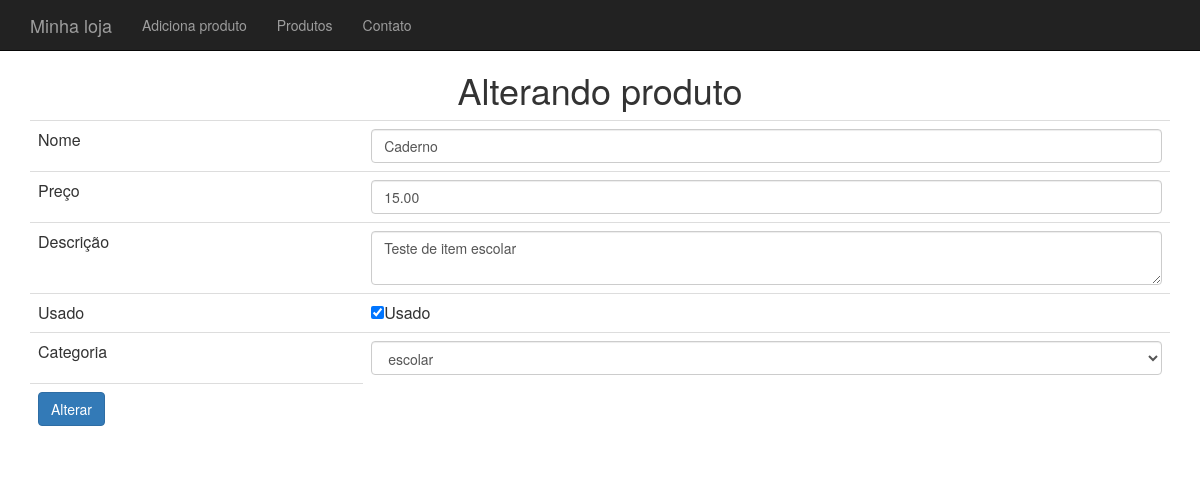
Page /produto-altera-formulario.php?id=12 on the committed database.
### tables this page shows
CREATE TABLE IF NOT EXISTS `produtos` (
`id` int(11) NOT NULL,
  `nome` varchar(255) DEFAULT NULL,
  `preco` decimal(10,2) DEFAULT NULL,
  `descricao` text,
  `categoria_id` int(11) DEFAULT NULL,
  `usado` tinyint(1) DEFAULT '0'
);

### banco-produto.php (called while the page is built, shortened)
<?php
function buscaProduto($conexao, $id){
	$query = "select * from produtos where id = '{$id}'";
		$resultado = mysqli_query($conexao, $query);
		return mysqli_fetch_assoc($resultado);
}

### banco-categoria.php (called while the page is built, shortened)
<?php
function listaCategorias($conexao){
	$categorias = array();
	$resultado = mysqli_query($conexao,"select * from categorias");
	while($categoria = mysqli_fetch_assoc($resultado)){
		array_push($categorias, $categoria);
	}
	return $categorias;
}

### produto-formulario-base.php (the view)
<tr>
	<td>Nome </td>
	<td><input class="form-control" type="text" name="nome" value="<?= $produto['nome'] ?>"/></td>
</tr>
<tr>
	<td>Preço </td>
	<td><input class="form-control" type="number" name="preco" value="<?= $produto['preco'] ?>"/></td>
</tr>
<tr>
	<td>Descrição </td>
	<td><textarea class="form-control" name="descricao"><?= $produto['descricao'] ?></textarea></td>
</tr>
<tr>
	<td>Usado</td>
	<td><input type="checkbox" name="usado" <?= $usado ?>>Usado</input></td>
</tr>
<tr>
	<td>Categoria</td>
	<td>
		<select name="categoria_id" class="form-control">
			<?php foreach($categorias as $categoria) :
				$essaEhACategoria = $produto['categoria_id'] == $categoria['id'];
				$selecao = $essaEhACategoria ? "selected='selected'": "";
			?>
				<option value="<?= $categoria['id'] ?>"<?= $selecao ?>>
					<?=$categoria['nome']?>
				</option>
			<?php endforeach ?>
		</select>
	</td>
</tr>

### css/loja.css (style rules this page uses)
body { padding-top: 50px; }

### rows in the picture
produtos: nome "Caderno", preco "15.00", descricao "Teste de item escolar"

### other values in the picture
form field categoria_id "escolar"
